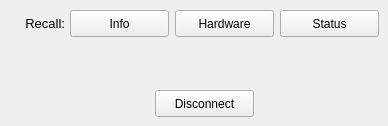
      <widget class="QWidget" name="page_42">
       <widget class="QPushButton" name="pushButton_meshtastic_recall_info_2">
        <property name="geometry">
         <rect>
          <x>70</x>
          <y>10</y>
          <width>99</width>
          <height>27</height>
         </rect>
        </property>
        <property name="text">
         <string>Info</string>
        </property>
       </widget>
       <widget class="QPushButton" name="pushButton_meshtastic_disconnect_2">
        <property name="geometry">
         <rect>
          <x>155</x>
          <y>90</y>
          <width>99</width>
          <height>27</height>
         </rect>
        </property>
        <property name="text">
         <string>Disconnect</string>
        </property>
       </widget>
       <widget class="QLabel" name="label2_meshtastic_recall_2">
        <property name="geometry">
         <rect>
          <x>-15</x>
          <y>10</y>
          <width>80</width>
          <height>27</height>
         </rect>
        </property>
        <property name="font">
         <font>
          <pointsize>10</pointsize>
          <underline>false</underline>
         </font>
        </property>
        <property name="text">
         <string>Recall:</string>
        </property>
        <property name="alignment">
         <set>Qt::AlignRight|Qt::AlignTrailing|Qt::AlignVCenter</set>
        </property>
       </widget>
       <widget class="QPushButton" name="pushButton_meshtastic_recall_hardware_2">
        <property name="geometry">
         <rect>
          <x>175</x>
          <y>10</y>
          <width>99</width>
          <height>27</height>
         </rect>
        </property>
        <property name="text">
         <string>Hardware</string>
        </property>
       </widget>
       <widget class="QPushButton" name="pushButton_meshtastic_recall_status_2">
        <property name="geometry">
         <rect>
          <x>280</x>
          <y>10</y>
          <width>99</width>
          <height>27</height>
         </rect>
        </property>
        <property name="text">
         <string>Status</string>
        </property>
       </widget>
      </widget>
